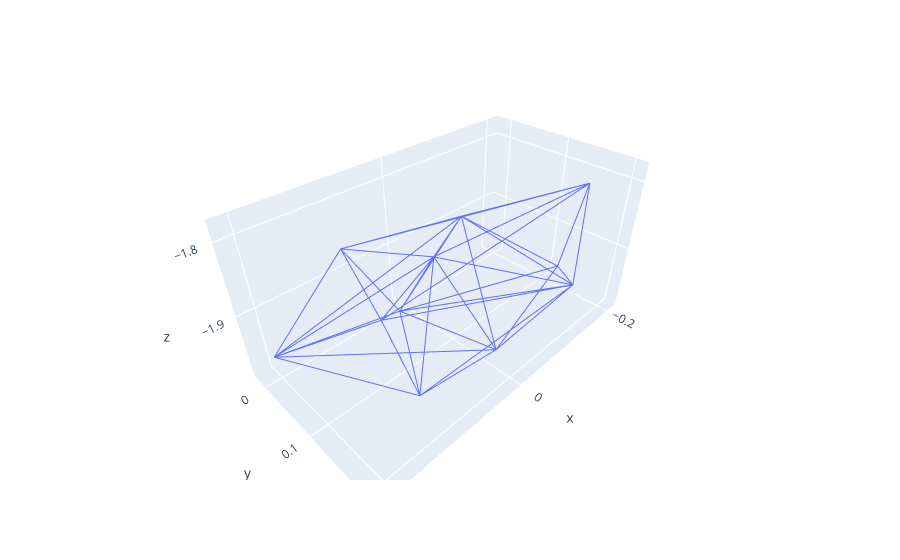

The notebook cell saved with this chart:
### Code cell
trace = plot_triangle_cgal('../temp/placeTriangulation')
trace.show()

### Figure 1 — Plotly figure (JSON) as saved in the notebook; plotly's stock layout.template omitted (floating-point values rounded to 4 significant figures; data arrays with more than 128 entries replaced by an {"elided": "..."} marker saying what was removed)
{"data": [{"hovertemplate": "x=%{x}<br>y=%{y}<br>z=%{z}<extra></extra>", "legendgroup": "", "line": {"color": "#636efa", "dash": "solid"}, "marker": {"symbol": "circle"}, "mode": "lines", "name": "", "scene": "scene", "showlegend": false, "type": "scatter3d", "x": {"elided": "592 float values"}, "y": {"elided": "592 float values"}, "z": {"elided": "592 float values"}}], "layout": {"legend": {"tracegroupgap": 0}, "margin": {"t": 60}, "scene": {"domain": {"x": [0, 1], "y": [0, 1]}, "xaxis": {"title": {"text": "x"}}, "yaxis": {"title": {"text": "y"}}, "zaxis": {"title": {"text": "z"}}}}}
